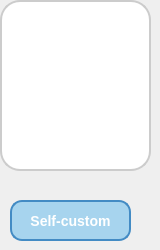
         <widget class="QWidget" name="widget_62" native="true">
          <widget class="QLabel" name="label_181">
           <property name="geometry">
            <rect>
             <x>0</x>
             <y>0</y>
             <width>151</width>
             <height>171</height>
            </rect>
           </property>
           <property name="styleSheet">
            <string notr="true">border-radius: 20px; /* Bo tròn góc */
border: 2px solid #ccc; /* Viền màu xám */
background-color: white; /* Nền trắng */
</string>
           </property>
           <property name="text">
            <string/>
           </property>
           <property name="pixmap">
            <pixmap>../images/plus.png</pixmap>
           </property>
          </widget>
          <widget class="QPushButton" name="buychocolatebalance_79">
           <property name="geometry">
            <rect>
             <x>10</x>
             <y>200</y>
             <width>121</width>
             <height>41</height>
            </rect>
           </property>
           <property name="styleSheet">
            <string notr="true">QPushButton {
    background-color:rgb(167, 212, 238); /* Màu xanh nhạt chủ đạo bạn chọn */
    color: White; /* Chữ màu xanh đậm để dễ đọc trên nền nhạt */
    border-radius: 12px;
    padding: 10px;
    font-size: 14px;
    font-weight: bold;
    font-family: &quot;Georgia&quot;;
    border: 2px solid rgb(67, 139, 196); /* Viền xanh đậm hơn một chút để tạo khối */
}

QPushButton:hover {
    background-color: #A6C8FF; /* Màu đậm hơn khi di chuột vào */
    border: 2px solid #7FAFFF; /* Viền đậm hơn khi hover */
    color: white; /* Chuyển chữ sang trắng để nổi bật */
}

QPushButton:pressed {
    background-color: #7FAFFF; /* Màu đậm nhất khi nhấn giữ nút */
    border: 2px solid #4A90E2;
}</string>
           </property>
           <property name="text">
            <string>Self-custom</string>
           </property>
           <property name="icon">
            <iconset>
             <normaloff>images/3507742_cart_ecommerce_grocery_iconoteka_shop_icon.png</normaloff>images/3507742_cart_ecommerce_grocery_iconoteka_shop_icon.png</iconset>
           </property>
          </widget>
          <widget class="QLabel" name="imagecoffee_78">
           <property name="geometry">
            <rect>
             <x>10</x>
             <y>10</y>
             <width>131</width>
             <height>151</height>
            </rect>
           </property>
           <property name="text">
            <string/>
           </property>
           <property name="pixmap">
            <pixmap>../images/plus.png</pixmap>
           </property>
           <property name="scaledContents">
            <bool>true</bool>
           </property>
          </widget>
         </widget>
